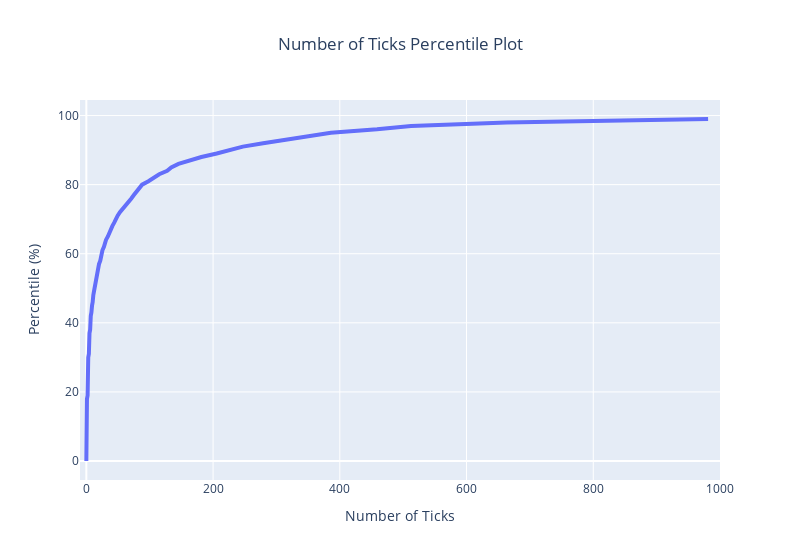

Source (notebook cell):
### Code cell
# Number of Ticks Exploration
pd.to_numeric(df['Num Ticks'].fillna(0, inplace=True), downcast='integer')

col=df['Num Ticks']
yperc = np.percentile(col, range(0,100))

fig1 = px.histogram(col, nbins=500, marginal='box', width=800)
fig1.update_layout(showlegend=False, title_x=0.5)
fig1.update_xaxes(title="Number of Ticks", row=1,col=1)
fig1
col.describe()
fig2 = px.line(x=yperc, y=range(0,100), title='Number of Ticks Percentile Plot', width=800)
fig2.update_layout(title_x=0.5)
fig2.update_xaxes(title="Number of Ticks", range=[-10,1000])
fig2.update_yaxes(title="Percentile (%)")
fig2.update_traces(line_width=4)
fig2

### Figure 1 — Plotly figure (JSON) as saved in the notebook; plotly's stock layout.template omitted (floating-point values rounded to 4 significant figures)
{"data": [{"hovertemplate": "x=%{x}<br>y=%{y}<extra></extra>", "legendgroup": "", "line": {"color": "#636efa", "dash": "solid", "width": 4}, "marker": {"symbol": "circle"}, "mode": "lines", "name": "", "orientation": "v", "showlegend": false, "type": "scatter", "x": [0, 0, 0, 0, 0, 0, 0, 0, 0, 0, 1, 1, 1, 1, 1, 1, 1, 1, 1, 2, 2, 2, 2, 2, 2, 2, 3, 3, 3, 3, 3, 4, 4, 4, 4, 5, 5, 5, 6, 6, 7, 7, 7, 8, 8, 9, 10, 10, 11, 12, 13, 14, 15, 15, 16, 18, 19, 20, 22, 23, 24, 25.4, 27.8, 29, 31, 34, 36, 38.8, 41, 44, 46, 49.4, 53, 58, 63, 67, 71, 75, 79, 84, 88, 98, 106, 115, 127.6, 134, 145.4, 163, 181.6, 205.8, 225, 247, 279, 313, 354.6, 386, 458.8, 512.4, 663.2, 981.2], "xaxis": "x", "y": [0, 1, 2, 3, 4, 5, 6, 7, 8, 9, 10, 11, 12, 13, 14, 15, 16, 17, 18, 19, 20, 21, 22, 23, 24, 25, 26, 27, 28, 29, 30, 31, 32, 33, 34, 35, 36, 37, 38, 39, 40, 41, 42, 43, 44, 45, 46, 47, 48, 49, 50, 51, 52, 53, 54, 55, 56, 57, 58, 59, 60, 61, 62, 63, 64, 65, 66, 67, 68, 69, 70, 71, 72, 73, 74, 75, 76, 77, 78, 79, 80, 81, 82, 83, 84, 85, 86, 87, 88, 89, 90, 91, 92, 93, 94, 95, 96, 97, 98, 99], "yaxis": "y"}], "layout": {"legend": {"tracegroupgap": 0}, "title": {"text": "Number of Ticks Percentile Plot", "x": 0.5}, "width": 800, "xaxis": {"anchor": "y", "domain": [0, 1], "range": [-10, 1000], "title": {"text": "Number of Ticks"}}, "yaxis": {"anchor": "x", "domain": [0, 1], "title": {"text": "Percentile (%)"}}}}
